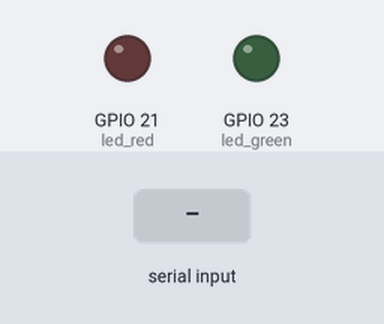
Bench run of a sketch on a simulated ESP32. On the bench: output pins drawn as LEDs (lit = HIGH). The test bench sets the inputs (shaded band).

Above: at 1.2 s.
1.3 s: "90,45\n" received over Serial
At 2.4 s:
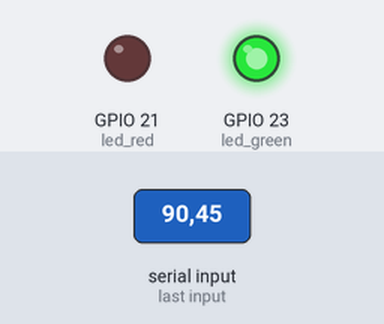
Timing chart, 0 to 4.3 s (numbered marks = the images above; inputs shaded):
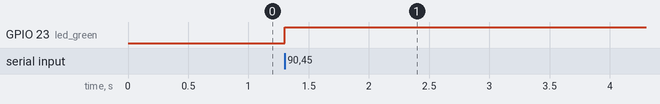

The sketch:

9_Face_Detection_LED.ino
```cpp
/*
Prof. Nehmiya Shikur
EGR-226: Digital Sys and Computer ORG

Program: 9
Task: Connect the Face Detection AI model with the ESP32's IDE and forward the model's prediction output to the ESP32 board.
      If the AI model detects a face, the green LED should be ON; if not, the red LED should be ON.

Note: We will do this in our next class meeting.
*/

int led_green = 23;
int led_red = 21;

void setup() {
  Serial.begin(115200);
  pinMode(led_green, OUTPUT);
  pinMode(led_red, OUTPUT);
}

void loop() {

  if (Serial.available() > 0) {
      String line = Serial.readStringUntil('\n');               // Read characters until the end of the line, for example "0.97,0.03"

      int comma = line.indexOf(',');                            // Before splitting the predictions output, find where the comma is (in "0.97,0.03" it is at position 4)
      float class1 = line.substring(0, comma).toFloat();       // Take the text before the comma ("0.97") and turn it into a number
      float class2 = line.substring(comma + 1).toFloat();      // Take the text after the comma ("0.03") and turn it into a number

      float threshold = 0.8;

      if(class1 > threshold)
      {
        digitalWrite(led_green, HIGH);
        digitalWrite(led_red, LOW);
      }
      else if(class2 > threshold)
      {
        digitalWrite(led_red, HIGH);
        digitalWrite(led_green, LOW);
      }


  }

}
```

Measured:
- after the input at 1.3 s, GPIO 23 (led_green): LOW → HIGH at once
